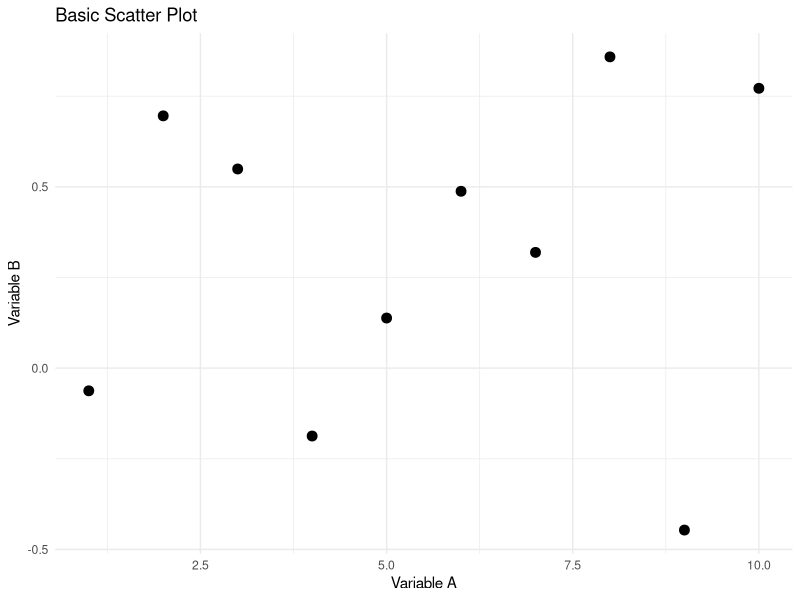
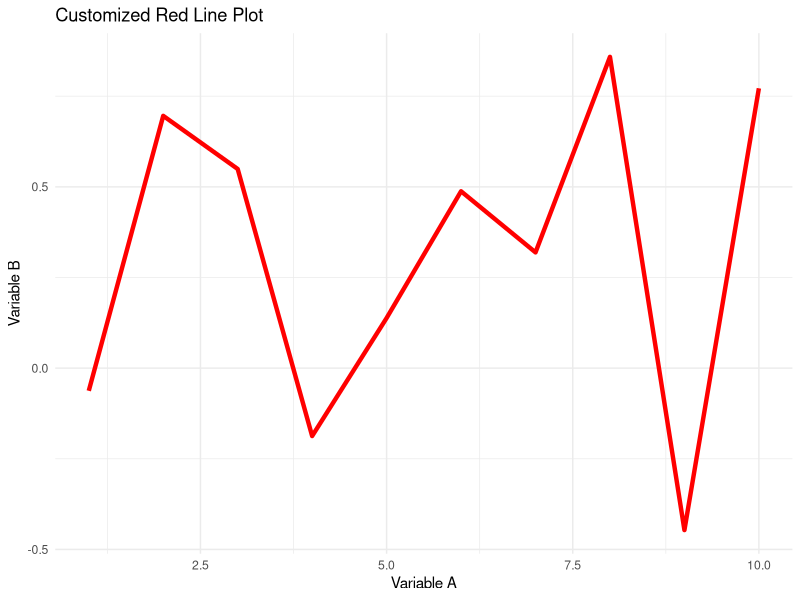
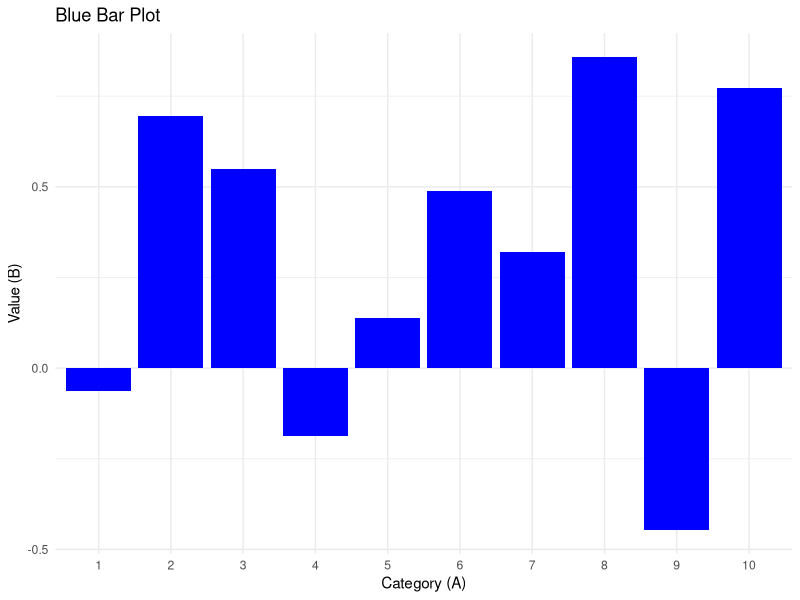
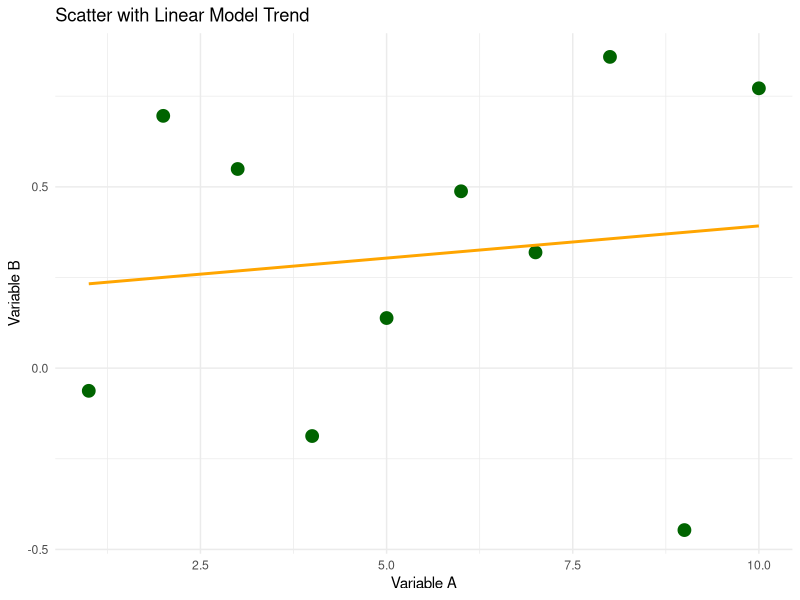

The R script that drew these images, in order:
# Step 1: Install and Load ggplot2
if (!require("ggplot2")) install.packages("ggplot2")
library(ggplot2)

# Step 2: Create the Dataset from the image
# Setting a seed so the 'rnorm' values are reproducible
set.seed(123) 
df <- data.frame(
  a = 1:10,
  b = c(-0.06255147, 0.69577692, 0.54925271, -0.18723665, 0.13819408, 
        0.48775542, 0.31924104, 0.85842312, -0.44658948, 0.77177795),
  label = letters[11:20] # k to t
)

# --- a. Scatter Plot ---
p1 <- ggplot(df, aes(x = a, y = b)) +
  geom_point(size = 3) +
  labs(title = "Basic Scatter Plot", x = "Variable A", y = "Variable B") +
  theme_minimal()

# --- b. Customized Line Plot ---
p2 <- ggplot(df, aes(x = a, y = b)) +
  geom_line(color = "red", size = 1.5) +
  labs(title = "Customized Red Line Plot", x = "Variable A", y = "Variable B") +
  theme_minimal()

# --- c. Customized Bar Plot ---
p3 <- ggplot(df, aes(x = factor(a), y = b)) +
  geom_bar(stat = "identity", fill = "blue") +
  labs(title = "Blue Bar Plot", x = "Category (A)", y = "Value (B)") +
  theme_minimal()

# --- d. Scatter Plot with Smooth Line ---
p4 <- ggplot(df, aes(x = a, y = b)) +
  geom_point(color = "darkgreen", size = 4) +
  geom_smooth(method = "lm", se = FALSE, color = "orange") +
  labs(title = "Scatter with Linear Model Trend", x = "Variable A", y = "Variable B") +
  theme_minimal()

# Display plots (one by one)
print(p1)
print(p2)
print(p3)
print(p4)
